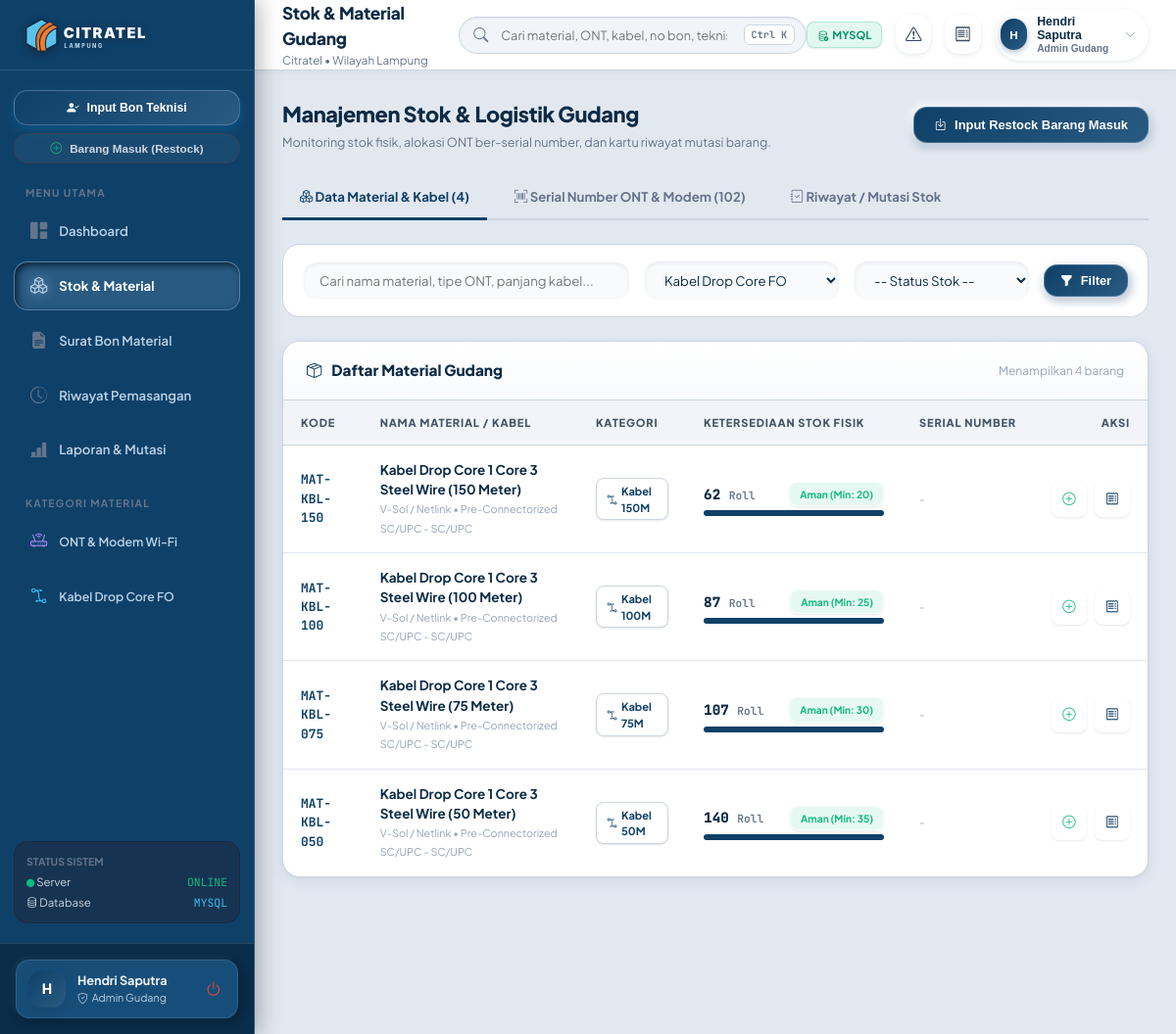
Screenshot of /stok.php?cat=CAT-KBL (signed in) with the database file from the repository.
### tables this page shows
CREATE TABLE `users` (
  `id` int(11) NOT NULL,
  `username` varchar(50) NOT NULL,
  `password` varchar(255) NOT NULL,
  `nik` varchar(50) NOT NULL,
  `name` varchar(100) NOT NULL,
  `role` enum('admin_gudang','teknisi','manager') NOT NULL DEFAULT 'teknisi',
  `department` varchar(100) DEFAULT 'Teknis & Jaringan',
  `avatar` varchar(255) DEFAULT NULL,
  `status` enum('active','inactive') DEFAULT 'active',
  `created_at` datetime DEFAULT current_timestamp()
);

CREATE TABLE `materials` (
  `id` int(11) NOT NULL,
  `category_id` int(11) DEFAULT NULL,
  `code` varchar(50) NOT NULL,
  `name` varchar(150) NOT NULL,
  `brand` varchar(100) DEFAULT NULL,
  `model_type` varchar(100) DEFAULT NULL,
  `cable_length` int(11) DEFAULT NULL COMMENT 'Panjang kabel dalam meter (150, 100, 75, 50)',
  `unit` varchar(20) NOT NULL DEFAULT 'Pcs',
  `stock_current` int(11) NOT NULL DEFAULT 0,
  `stock_min` int(11) NOT NULL DEFAULT 10,
  `location_rack` varchar(50) DEFAULT 'Rak A-1',
  `is_serialized` tinyint(1) DEFAULT 0 COMMENT '1 jika butuh Serial Number (ONT/Modem)',
  `specifications` text DEFAULT NULL,
  `image_url` varchar(255) DEFAULT NULL,
  `updated_at` datetime DEFAULT current_timestamp() ON UPDATE current_timestamp()
);

### stok.php (the view, shortened to what the rows shown need)
<?php
$pageTitle = "Stok & Material Gudang";
require_once __DIR__ . '/config/database.php';
require_once __DIR__ . '/includes/header.php';
require_once __DIR__ . '/includes/sidebar.php';
$activeTab = $_GET['tab'] ?? 'materials';
$catFilter = $_GET['cat'] ?? '';
$highlightId = (int)($_GET['highlight'] ?? 0);
$matSql = "
    SELECT m.*, c.name as category_name, c.code as category_code,
           (SELECT COUNT(*) FROM material_serials ms WHERE ms.material_id = m.id AND ms.status = 'available') as available_serials_count
    FROM materials m
    LEFT JOIN categories c ON m.category_id = c.id
    WHERE 1=1
";
$matParams = [];
if (!empty($catFilter)) {
    $matSql .= " AND c.code = ?";
    $matParams[] = $catFilter;
}
$matSql .= " ORDER BY m.category_id ASC, m.cable_length DESC, m.name ASC";
$stmtMat = $pdo->prepare($matSql);
$stmtMat->execute($matParams);
$materials = $stmtMat->fetchAll();
?>
<div class="main-wrapper">
  <?php require_once __DIR__ . '/includes/navbar.php'; ?>
  <main class="content-body">
    <?php if ($activeTab === 'materials'): ?>
      <div class="table-card">
        <div class="table-responsive mobile-cards-view">
          <table class="custom-table">
            <thead>
              <tr>
                <th>Kode</th>
                <th>Nama Material / Kabel</th>
                <th>Kategori</th>
                <th style="width: 220px;">Ketersediaan Stok Fisik</th>
                <th>Serial Number</th>
                <th style="text-align: right;">Aksi</th>
              </tr>
            </thead>
            <tbody>
              <?php if (empty($materials)): ?>
                <tr>
                  <td colspan="6" style="text-align: center; padding: 40px; color: var(--text-muted);">
                    Tidak ada material yang sesuai kriteria filter.
                  </td>
                </tr>
              <?php else: ?>
                <?php foreach ($materials as $m):
                  $isLow = ($m['stock_current'] <= $m['stock_min']);
                  $isHighlighted = ($m['id'] == $highlightId);
                ?>
                  <tr style="<?= $isHighlighted ? 'background-color: rgba(2, 132, 199, 0.08);' : '' ?>">
                    <td data-label="Kode">
                      <span class="font-mono" style="font-weight: 700; color: var(--primary);">
                        <?= htmlspecialchars($m['code']) ?>
                      </span>
                    </td>
                    <td data-label="Nama Material">
                      <div style="font-weight: 700; color: var(--text-main); font-size: 0.9rem;">
                        <?= htmlspecialchars($m['name']) ?>
                      </div>
                      <small style="color: var(--text-dim);"><?= htmlspecialchars($m['brand'] ?: '-') ?> &bull; <?= htmlspecialchars($m['model_type'] ?: '-') ?></small>
                    </td>
                    <td data-label="Kategori">
                      <?php if ($m['category_code'] === 'CAT-ONT'): ?>
                        <span class="badge badge-ont"><i class="bi bi-router me-1"></i> ONT & Router</span>
                      <?php elseif ($m['category_code'] === 'CAT-KBL'): ?>
                        <span class="badge badge-cable"><i class="bi bi-bezier2 me-1"></i> Kabel <?= $m['cable_length'] ?>M</span>
                      <?php endif; ?>
                    </td>
                    <td data-label="Stok Fisik">
                      <div style="display: flex; justify-content: space-between; align-items: center; margin-bottom: 4px; width: 100%;">
                        <span style="font-size: 0.95rem; font-weight: 800; font-family: var(--font-mono); color: <?= $isLow ? 'var(--danger)' : 'var(--text-main)' ?>;">
                          <?= $m['stock_current'] ?> <span style="font-size: 0.75rem; font-weight: 600; color: var(--text-muted);"><?= $m['unit'] ?></span>
                        </span>
                        <?php if ($isLow): ?>
                          <span class="badge" style="background: var(--danger-bg); color: var(--danger); font-size: 0.68rem;">Menipis (Min: <?= $m['stock_min'] ?>)</span>
                        <?php else: ?>
                          <span class="badge" style="background: var(--success-bg); color: var(--success); font-size: 0.68rem;">Aman (Min: <?= $m['stock_min'] ?>)</span>
                        <?php endif; ?>
                      </div>
                      <div style="background-color: #f1f5f9; height: 6px; border-radius: var(--radius-full); overflow: hidden; width: 100%;">
                        <div style="background: <?= $isLow ? 'var(--danger)' : 'var(--primary)' ?>; height: 100%; width: <?= min(100, round(($m['stock_current'] / max(1, $m['stock_min'] * 3)) * 100)) ?>%;"></div>
                      </div>
                    </td>
                    <td data-label="Serial Number">
                      <?php if ($m['is_serialized'] == 1): ?>
                        <a href="stok.php?tab=serials&material_id=<?= $m['id'] ?>" class="badge" style="background: rgba(139, 92, 246, 0.1); color: var(--ont-color); border: 1px solid rgba(139, 92, 246, 0.25); text-decoration: none; display: inline-flex; align-items: center; gap: 4px; padding: 5px 10px;" title="Klik untuk lihat daftar serial number <?= htmlspecialchars($m['name']) ?>">
                          <i class="bi bi-upc me-1"></i> <strong><?= $m['available_serials_count'] ?></strong> SN Tersedia &rarr;
                        </a>
                      <?php else: ?>
                        <span style="color: var(--text-dim); font-size: 0.75rem;">-</span>
                      <?php endif; ?>
                    </td>
                    <td data-label="Aksi" style="text-align: right;">
                      <div class="btn-action-group" style="justify-content: flex-end; width: 100%;">
                        <?php if ($isAdmin): ?>
                          <button type="button" class="btn-icon-action" onclick="openRestockModal(<?= $m['id'] ?>)" title="Restock / Tambah Stok Masuk" style="color: var(--success);">
                            <i class="bi bi-plus-circle"></i>
                          </button>
                          <button type="button" class="btn-icon-action" onclick="openModalBon(<?= $m['id'] ?>)" title="Input Bon untuk Material Ini" style="color: var(--primary);">
                            <i class="bi bi-receipt"></i>
                          </button>
                        <?php endif; ?>
                      </div>
                    </td>
                  </tr>
                <?php endforeach; ?>
              <?php endif; ?>
            </tbody>
          </table>
        </div>
      </div>
    <?php endif; ?>
  </main>
</div>
<?php require_once __DIR__ . '/includes/footer.php'; ?>

### includes/sidebar.php (shortened to what the rows shown need)
<?php
$isAdmin = in_array($currentUser['role'] ?? '', ['admin_gudang', 'admin']);
?>
<aside class="main-sidebar" id="mainSidebar">
  <div class="sidebar-footer">
    <div class="sidebar-user-card">
      <div class="user-avatar"><?= strtoupper(substr($currentUser['name'] ?? 'U', 0, 1)) ?></div>
      <div class="sidebar-user-info">
        <div class="sidebar-user-name" title="<?= htmlspecialchars($currentUser['name'] ?? '') ?>"><?= htmlspecialchars($currentUser['name'] ?? 'Pengguna') ?></div>
        <div class="sidebar-user-role">
          <i class="bi <?= $isAdmin ? 'bi-shield-check' : 'bi-person-gear' ?>"></i>
          <span><?= $isAdmin ? 'Admin Gudang' : 'Teknisi Lapangan' ?></span>
        </div>
      </div>
      <a href="logout.php" title="Keluar" style="color: #ef4444; font-size: 1.1rem; padding: 4px;">
        <i class="bi bi-power"></i>
      </a>
    </div>
  </div>
</aside>

### includes/navbar.php (shortened to what the rows shown need)
<?php
$isAdmin = in_array($currentUser['role'] ?? '', ['admin_gudang', 'admin']);
$isTeknisi = (($currentUser['role'] ?? '') === 'teknisi');
?>
<header class="topbar">
  <div class="topbar-left">
    <div class="topbar-breadcrumb">
      <h1 class="topbar-title"><?= htmlspecialchars($pageTitle ?? ($isTeknisi ? 'Tugas & Bon Saya' : 'Dashboard Gudang')) ?></h1>
    </div>
  </div>
  <div class="global-search-wrapper">
    <div class="global-search-input-group">
      <input
        type="text"
        class="global-search-input"
        id="globalSearchInput"
        placeholder="<?= $isTeknisi ? 'Cari nomor bon atau pelanggan saya...' : 'Cari material, ONT, kabel, no bon, teknisi...' ?>"
        autocomplete="off"
      >
      <span class="search-shortcut-badge">Ctrl K</span>
    </div>
  </div>
  <div class="topbar-actions">
    <div class="topbar-user-dropdown">
      <button type="button" class="topbar-user-btn" id="userProfileTrigger">
        <div class="avatar"><?= strtoupper(substr($currentUser['name'] ?? 'U', 0, 1)) ?></div>
        <div style="text-align: left; line-height: 1.2;">
          <div class="name"><?= htmlspecialchars($currentUser['name'] ?? 'Pengguna') ?></div>
          <div style="font-size: 0.68rem; color: var(--text-muted); font-weight: 600;">
            <?= (($currentUser['role'] ?? '') === 'admin_gudang') ? 'Admin Gudang' : 'Teknisi' ?>
          </div>
        </div>
        <i class="bi bi-chevron-down" style="font-size: 0.75rem; color: var(--text-dim); margin-left: 4px;"></i>
      </button>
    </div>
  </div>
</header>

### rows the page displays
users: name "H", name "Hendri Saputra"
materials: code "MAT-KBL-150", name "Kabel Drop Core 1 Core 3 Steel Wire (150 Meter)", brand "V-Sol / Netlink", model_type "Pre-Connectorized SC/UPC - SC/UPC", cable_length "150", stock_current "62", unit "Roll", stock_min "20"
materials: code "MAT-KBL-100", name "Kabel Drop Core 1 Core 3 Steel Wire (100 Meter)", brand "V-Sol / Netlink", model_type "Pre-Connectorized SC/UPC - SC/UPC", cable_length "100", stock_current "87", unit "Roll", stock_min "25"
materials: code "MAT-KBL-075", name "Kabel Drop Core 1 Core 3 Steel Wire (75 Meter)", brand "V-Sol / Netlink", model_type "Pre-Connectorized SC/UPC - SC/UPC", cable_length "75", stock_current "107", unit "Roll", stock_min "30"
materials: code "MAT-KBL-050", name "Kabel Drop Core 1 Core 3 Steel Wire (50 Meter)", brand "V-Sol / Netlink", model_type "Pre-Connectorized SC/UPC - SC/UPC", cable_length "50", stock_current "140", unit "Roll", stock_min "35"

### other values shown
$active_driver "MYSQL"
$pageTitle "Stok & Material Gudang"
count($materials) "4"
$totalSerialsCount "102"
form field cat "Kabel Drop Core FO"
